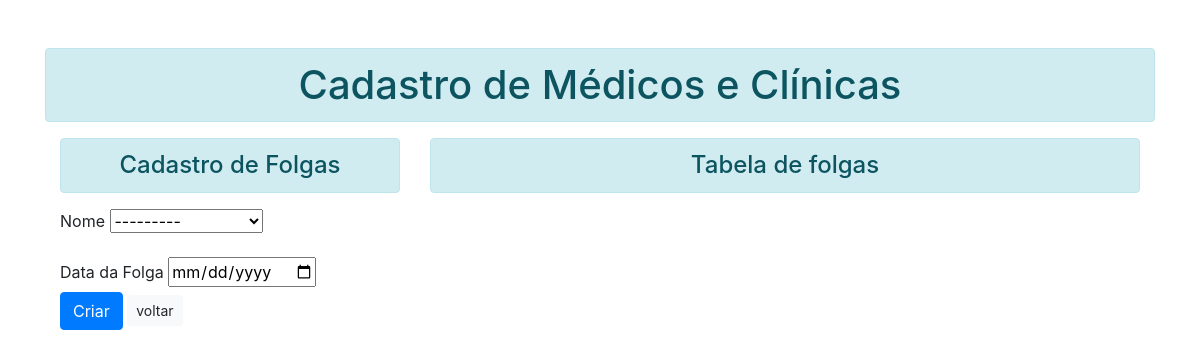
The page /cadastro-de-folga on the database as committed earlier.
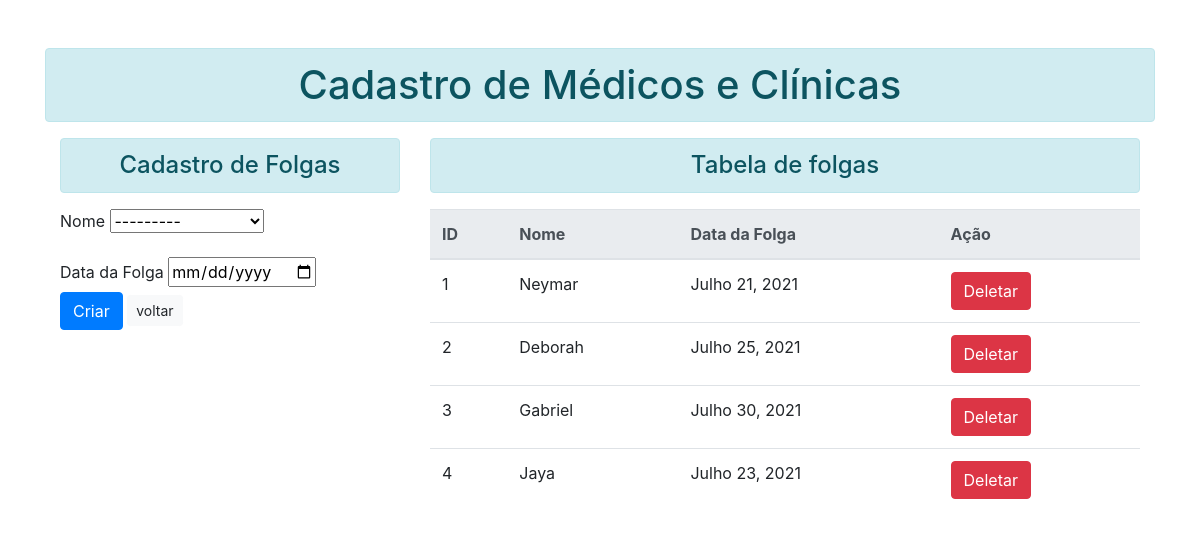
The same page on the database as committed later.
### myapp/models.py (models this page shows)
class TabelaFolga(models.Model):
    nome = models.CharField(max_length=45)
    data_da_folga = models.DateField()

### myapp/views.py (the view)
# urls.py: path('cadastro-de-folga', views.cadastro_folga, name='cadastro-de-folga'),
def cadastro_folga(request):
    folga = TabelaFolga.objects.all()
    medicos = Medico.objects.all()
    if request.method == 'POST':
        form = TabelaFolgaForms(request.POST)
        if form.is_valid():
            form.save()
            print('o cara foi cadatrado!')
        else:
            print('deu B.O siô')
    else:
        form = TabelaFolgaForms()
    return render(request, 'html/cadastro_de_folga.html', {'folga': folga, 'form': form, 'medicos': medicos})

### myapp/forms.py
class TabelaFolgaForms(forms.ModelForm):
    class Meta:
        model = TabelaFolga
        fields = '__all__'

### myapp/templates/html/cadastro_de_folga.html (shortened to what this page needs)
{% extends "base.html" %}
{% block content %}
    <div class="container">
        <div class="row">
        <div class="col">
            <h4 class="text-center alert alert-info">Cadastro de Folgas</h4>
            <form method="post">{% csrf_token %}
                <div class="form-group">
                <label>Nome</label>
                <select name="nome" required="" id="id_nome">
                <option value="" selected="">---------</option>
                </select>
                </div>
                <label>Data da Folga</label>
                <input type="date" name="data_da_folga" required="" id="id_data_da_folga">
                <br>
                <button type="submit" class="btn btn-primary">Criar</button>
                <a href="{% url 'home'%}"class="btn btn-light btn-sm">voltar</a>
            </form>
        </div>
    <div class="col-sm-8">
    <h4 class="text-center alert alert-info">Tabela de folgas</h4>
    {% if folga %}
    <div>
    <table class="table table-hover">
        <thead class="thead-light">
            <tr>
                <th scope='col'>ID</th>
                <th scope="col">Nome</th>
                <th scope="col">Data da Folga</th>
                <th scope="col">Ação</th>
            </tr>
            </thead>
            <tbody>
                {% for item in folga %}
                    <tr>
                    <td>{{item.id}}</td>
                    <td>{{item.nome}}</td>
                    <td>{{item.data_da_folga}}</td>
                    <td>
                        <form action="{% url 'deletar-folga' item.id %}" method="post" class="d-inline">{% csrf_token %}
                            <input type="submit" class="btn btn-danger" value="Deletar">
                        </form>
                    </td>
                    </tr>
                {% endfor %}
            </tbody>
        </table>
      </div>
      {% endif %}
    </div>
    </div>
    </div>
{% endblock content %}

Rows that differ between the two databases and show on the page:
added TabelaFolga: id "1", nome "Neymar", data_da_folga "Julho 21, 2021"
added TabelaFolga: id "2", nome "Deborah", data_da_folga "Julho 25, 2021"
added TabelaFolga: id "3", nome "Gabriel", data_da_folga "Julho 30, 2021"
added TabelaFolga: id "4", nome "Jaya", data_da_folga "Julho 23, 2021"
Other text that changed with them:
text now shown: "ID Nome Data da Folga Ação"
